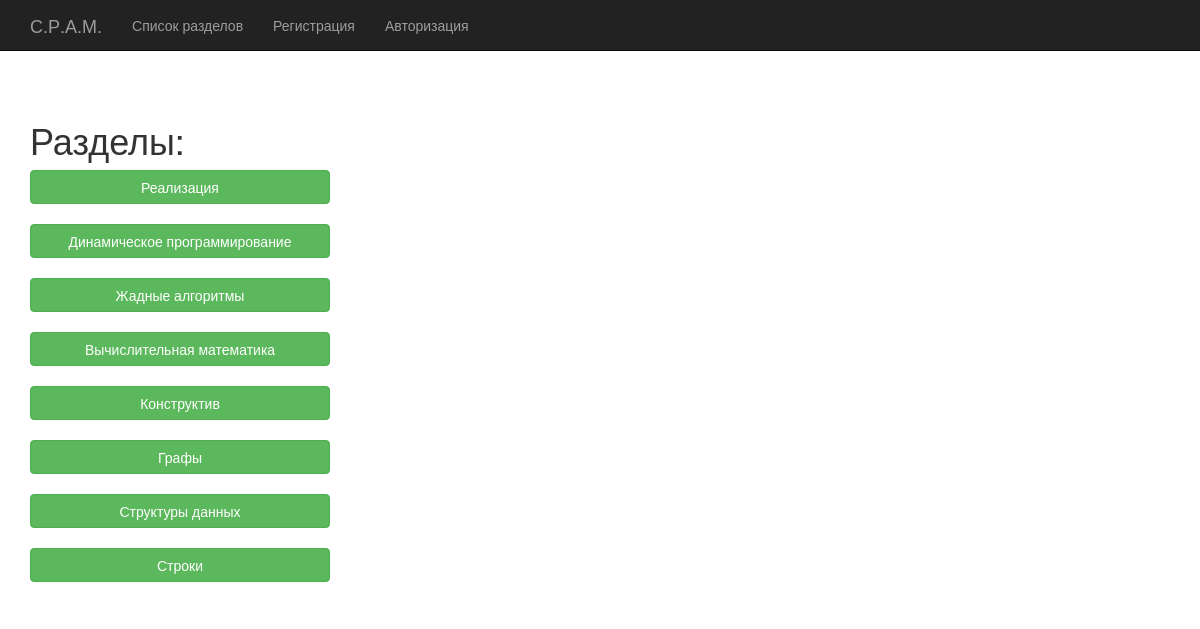
/section_list/, run on the app's committed database.
### upp_app/models.py (models this page shows, shortened)
class Section(models.Model):
    name = models.CharField(max_length=50)
    description = models.CharField(max_length=1500, default='')
    short_description = models.CharField(max_length=255, default='')

### sectionlist/views.py (the view)
# urls.py: url(r'^section_list/', include('sectionlist.urls')),
def sectionlist(request):
    sections = Section.objects.all()
    context = {
        'sections': sections
    }
    return render(request, 'sectionlist/sectionlist.html', context)

### sectionlist/templates/sectionlist/sectionlist.html (shortened to what this page needs)
﻿{% extends 'menu/base.html' %}
{% load staticfiles %}
{% block head %}
		<link href="{% static 'sectionlist/bootstrap.min.css' %}" rel="stylesheet">
		<link href="{% static 'sectionlist/style.css' %}" rel="stylesheet">
{% endblock %}
{% block content %}
	<h1>Разделы:</h1>
	{% for section in sections %}
    <a href ="{% url 'section_page' section.id %}" class="btn btn-success section-task" data-placement="right" rel="popover"  title="{{ section.short_description }}" data-content="Текстовое описание раздела">{{ section.name }}</a><br><br>
	{% endfor %}
{% endblock %}

### sectionlist/static/sectionlist/style.css (style rules this page uses)
.section-task { width:300px; }

### data on the page
Section: name "Реализация"
Section: name "Динамическое программирование"
Section: name "Жадные алгоритмы"
Section: name "Вычислительная математика"
Section: name "Конструктив"
Section: name "Графы"
Section: name "Структуры данных"
Section: name "Строки"
